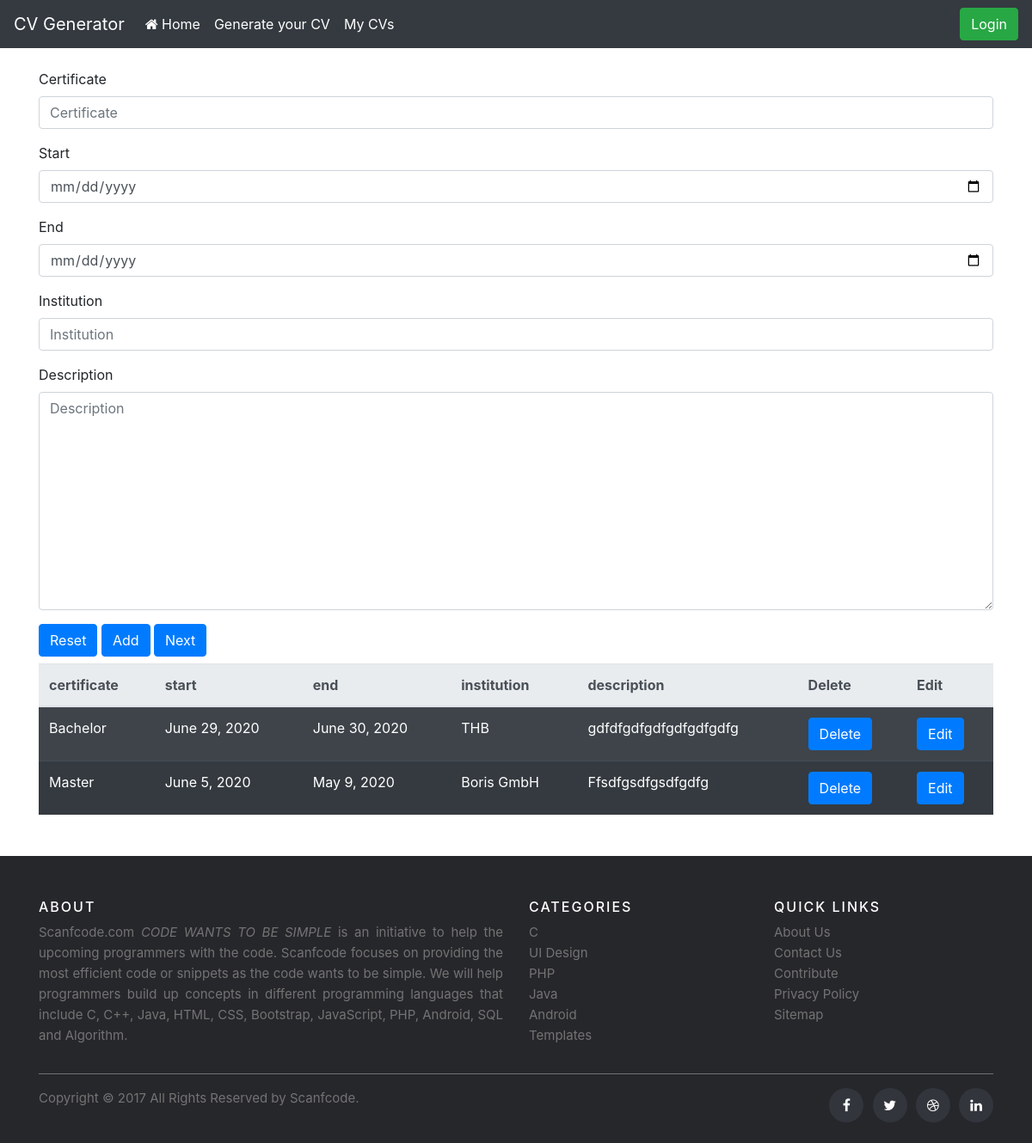
Screenshot of /education_view/1/ with the database file from the repository.
### cvsite/models.py (models this page shows)
class Education(models.Model):
    certificate = models.CharField(max_length=100)
    start = models.DateField()
    end = models.DateField()
    institution = models.CharField(max_length=100)
    description = models.TextField(blank=True)
    data = models.ForeignKey(Data, on_delete=models.CASCADE)

### cvsite/views.py (the view)
# urls.py: path('education_view/<data>/', education_view, name='education'),
def education_view(request, data=None):
    myeducation = Education.objects.all().filter(data=data)
    if 'add' in request.POST:
        if request.method == 'POST':
            form = EducationForm(request.POST)
            if form.is_valid():
                edu = form.save(commit=False)
                edu.data_id = data
                edu.save()
                messages.success(request, 'Education saved')
                return redirect('education', data=data)
    else:
        form = EducationForm()
    return render(request, 'form_education.html', {'form': form, 'myedu': myeducation, })

### cvsite/forms.py
class EducationForm(forms.ModelForm):
    class Meta:
        model = Education
        fields = '__all__'
        widgets = {'start': DateInput(), 'end': DateInput()}
        exclude = ['data']

### templates/form_education.html (shortened to what this page needs)
{% extends 'base.html' %}
{% load bootstrap4 %}
{% block content %}
    <form action="" method="post">
        {% bootstrap_form form %}
        <button type="reset" class="btn btn-primary mb-2">Reset</button>
        <button type="submit" class="btn btn-primary mb-2" name="add">Add</button>
        <a href="{% url 'generatecv' %}" class="btn btn-primary mb-2">Next</a>
    </form>
    <table class="table table-striped table-dark">
        <thead class="thead-light">
        <tr>
            <th>certificate</th>
            <th>start</th>
            <th>end</th>
            <th>institution</th>
            <th>description</th>
            <th>Delete</th>
            <th>Edit</th>
        </tr>
        </thead>{% for element in myedu %}
        <tr>
            <td>{{ element.certificate }}</td>
            <td>{{ element.start }}</td>
            <td>{{ element.end }}</td>
            <td>{{ element.institution }}</td>
            <td>{{ element.description }}</td>
            <td><a name="css" href="{% url 'education_del' data=element.data_id pk=element.id %}"
                   class="btn btn-primary btn-xs">Delete</a></td>
            <td><a name="css" href="{% url 'education_edit' data=element.data_id pk=element.id %}"
                   class="btn btn-primary btn-xs">Edit</a></td>
        </tr>
    {% endfor %}
    </table>
{% endblock %}

### rows the page displays
Education: certificate "Bachelor", start "June 29, 2020", end "June 30, 2020", institution "THB", description "gdfdfgdfgdfgdfgdfgdfg"
Education: certificate "Master", start "June 5, 2020", end "May 9, 2020", institution "Boris GmbH", description "Ffsdfgsdfgsdfgdfg"
